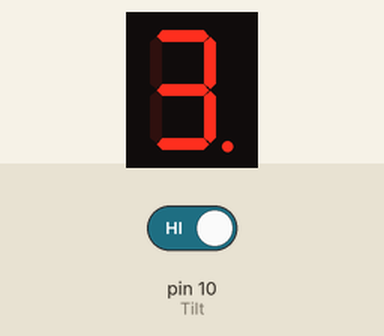
Simulated run of this sketch. Board: Arduino Uno, built with avr-gcc and run on an emulated ATmega328P. Shown: 1-digit seven-segment display. Wiring (inferred from the names in the program): 1-digit 7-segment display, segments lit when LOW: segments pin 2, pin 3, pin 4, pin 5, pin 6, pin 7, pin 8, pin 9. The inputs (shaded band) are chosen by the test bench; at power-on: pin 10 (Tilt) HIGH. The segment pins are drawn as the display they are named for.

Above: at 1.2 s.
1.3 s: pin 10 (Tilt) driven LOW
At 2.3 s:
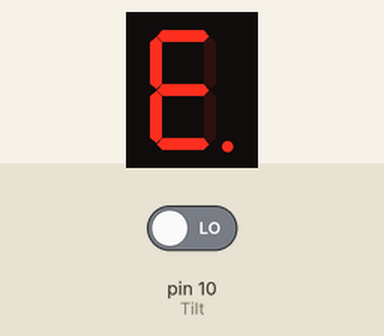
2.8 s: pin 10 (Tilt) driven HIGH
At 3.4 s:
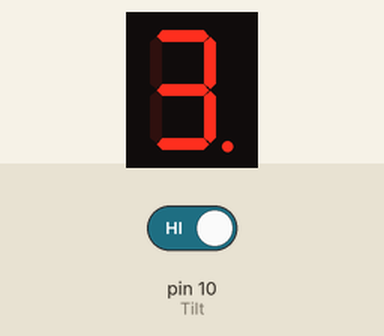
Timing chart, 0 to 5.8 s (numbered marks = the images above; inputs shaded):
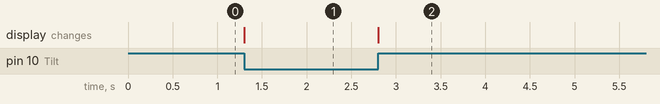

Measured:
- after the input at 1.3 s, the display: changes at once (image 1)
- after the input at 2.8 s, the display: changes at once (image 2)

The sketch:

5.lab2.ino
```cpp
const byte numeral[2]={

  B01100000,//1
  B00001100

};
const int Tilt = 10;
int buttonState=0;

const int segmentPins[8]={9,8,7,6,5,4,3,2};

void showDigit(int number){
  boolean isBitSet;

  for(int segment=1;segment<8;segment++){
    if(number<0 || number>9){
      isBitSet=0;
    }
    else{
      isBitSet=bitRead(numeral[number],segment);
    }
    digitalWrite(segmentPins[segment],isBitSet);
  }
}

void setup() {
  // put your setup code here, to run once:

  pinMode(Tilt,INPUT);

  for(int i=0;i<8;i++){
    pinMode(segmentPins[i],OUTPUT);
  }
}

void loop() {
  // put your main code here, to run repeatedly:

  buttonState=digitalRead(Tilt);

  if(buttonState==LOW){
    showDigit(0);
  }
  else{
    showDigit(1);
  }
}
```
